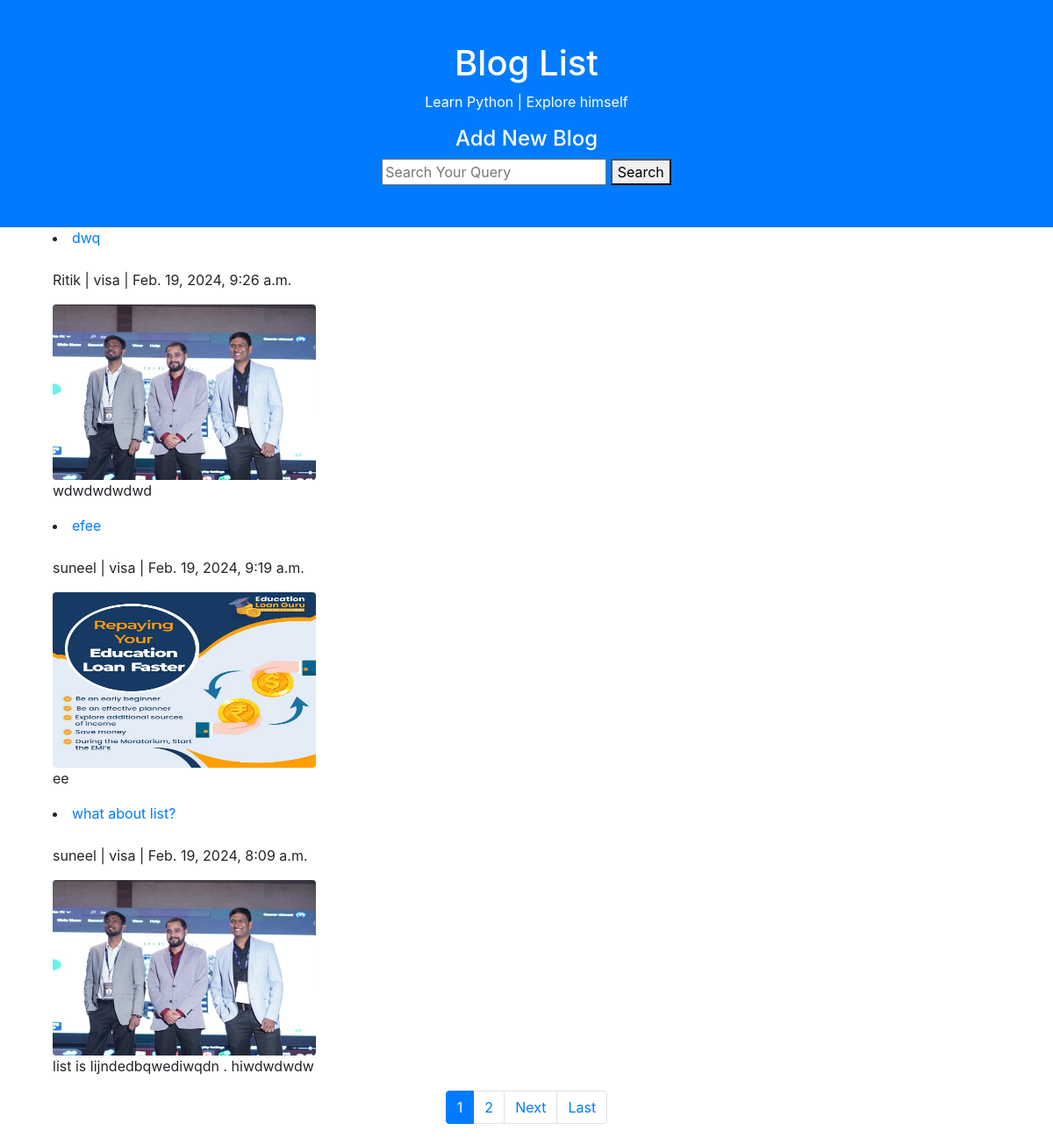
The app's page /post-list/, older data.
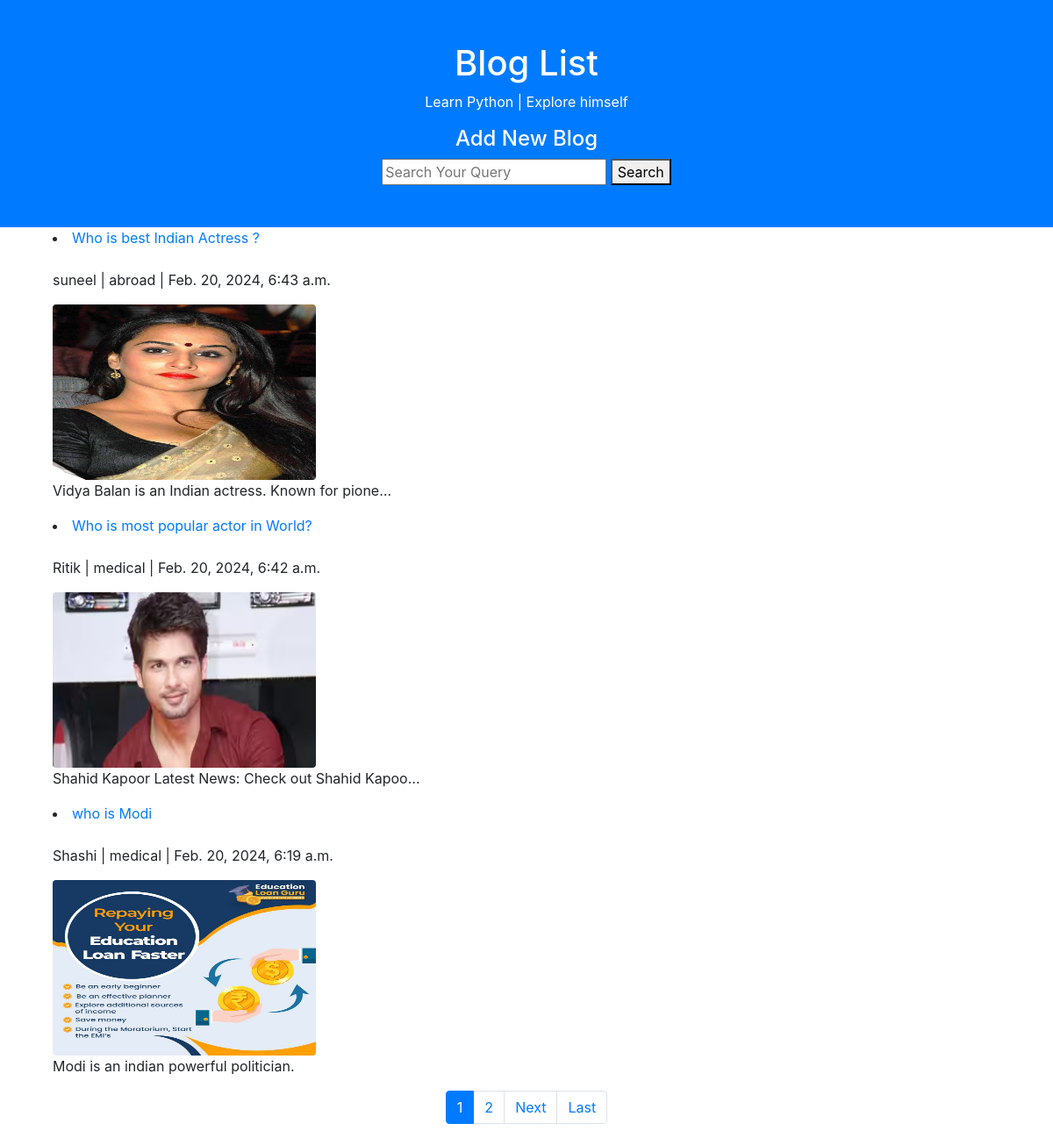
The same page, newer data.
### blogapp/models.py (models this page shows, shortened)
class Post(models.Model):
    title = models.CharField(max_length=100, name= "title" , null=True)
    blog_banner = models.ImageField(upload_to='blog_banners/')
    content = models.TextField()
    category =models.ForeignKey("Category", on_delete=models.CASCADE)
    author_name =models.ForeignKey("Author", on_delete=models.CASCADE , null=True)
    created_at = models.DateTimeField(auto_now_add=True)
    updated_at = models.DateTimeField(auto_now=True)
    STATUS_CHOICES = (('draft', 'Save Draft'), ('published', 'Published'))
    status = models.CharField(max_length=20, choices=STATUS_CHOICES)

class Author(models.Model):
    author_name = models.CharField(max_length=100, name ="author_name")
    def __str__(self):
     return self.author_name

class Category(models.Model):
    name = models.CharField(max_length=255, name="name", null =True)
    created_at = models.DateTimeField(auto_now_add=True)
    updated_at = models.DateTimeField(auto_now=True)
    def __str__(self):
        return self.name

### blogapp/views.py (the view)
# urls.py: path('post-list/',views.post_list, name ='post_list'),
def post_list(request):
    search_query = request.GET.get('query')
    if search_query:
        all_posts = Post.objects.filter(
            Q(title__icontains=search_query) |
            Q(content__icontains=search_query)|
            Q(category__name__icontains=search_query)|
            Q(author_name__author_name__icontains=search_query)
        )
    else:
        all_posts = Post.objects.all().order_by('-created_at')
    posts_per_page = 3
    paginator = Paginator(all_posts, posts_per_page)
    page_number = request.GET.get('page')
    page_obj = paginator.get_page(page_number)
    return render(request, 'blogapp/post_list.html', {'page_obj': page_obj, 'search_query': search_query})

### templates/blogapp/post_list.html (shortened to what this page needs)
 <!DOCTYPE html>
<html lang="en">
<head>
  <link rel="stylesheet" href="https://cdn.jsdelivr.net/npm/bootstrap@4.0.0/dist/css/bootstrap.min.css">
</head>
<body>
    <div class="container-fluid p-5 bg-primary text-white text-center">
        <h1>Blog List</h1>
        <p>Learn Python | Explore himself</p>
       <a href = {% url 'add_blog' %}><h4 style="color:white;">Add New Blog</h4></a>
        <div class='container-fluid'>
            <form method="GET" action="{% url 'post_list' %}">
               <input type="text" name="query" id ="query" placeholder="Search Your Query">
               <button type="submit">Search</button>
           </form>
       </div>
    </div>
    <div class="container">
        <div class"row">
            <div class="col">
        {% for postvalue in page_obj %}
            <li><a href="{% url 'post_detail' postvalue.id %}">{{ postvalue.title }}</a></li><br>
            <p>{{ postvalue.author_name }} | {{ postvalue.category }} | {{ postvalue.created_at }} </p>
            {% if postvalue.blog_banner %}
                <img src='{{ postvalue.blog_banner.url }}' class="rounded" alt="Cinque Terre" width="300px" height="200px">
            {% endif %}
            <p>{{ postvalue.content| truncatechars:50 }}</p>
        {% endfor %}
            </div>
    </div>
</div></div>
    <nav class="pagination justify-content-center mt-3">
        <ul class="pagination">
            {% for num in page_obj.paginator.page_range %}
                {% if page_obj.number == num %}
                    <li class="page-item active"><a class="page-link" href="#">{{ num }}</a></li>
                {% else %}
                    <li class="page-item"><a class="page-link" href="?page={{ num }}">{{ num }}</a></li>
                {% endif %}
            {% endfor %}
            {% if page_obj.has_next %}
                <li class="page-item"><a class="page-link" href="?page={{ page_obj.next_page_number }}">Next</a></li>
                <li class="page-item"><a class="page-link" href="?page={{ page_obj.paginator.num_pages }}">Last</a></li>
            {% endif %}
        </ul>
    </nav>
</body>
</html>

Row changes from the older to the newer data that the page shows:
removed Post: title "dwq", author_name "Ritik", category "visa", created_at "Feb. 19, 2024, 9:26 a.m.", blog_banner (picture), content "wdwdwdwdwd"
removed Post: title "efee", author_name "suneel", category "visa", created_at "Feb. 19, 2024, 9:19 a.m.", blog_banner (picture), content "ee"
no longer on this page (row edited): Post: title "what about list?", author_name "suneel", category "visa", created_at "Feb. 19, 2024, 8:09 a.m.", blog_banner (picture), content "list is lijndedbqwediwqdn . hiwdwdwdw"
added Post: title "Who is best Indian Actress ?", author_name "suneel", category "abroad", created_at "Feb. 20, 2024, 6:43 a.m.", blog_banner (picture), content "Vidya Balan is an Indian actress. Known for pione…"
added Post: title "Who is most popular actor in World?", author_name "Ritik", category "medical", created_at "Feb. 20, 2024, 6:42 a.m.", blog_banner (picture), content "Shahid Kapoor Latest News: Check out Shahid Kapoo…"
added Post: title "who is Modi", author_name "Shashi", category "medical", created_at "Feb. 20, 2024, 6:19 a.m.", blog_banner (picture), content "Modi is an indian powerful politician."
